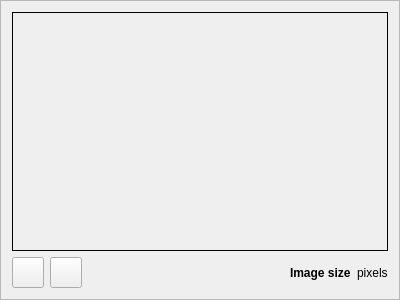
<?xml version="1.0" encoding="UTF-8"?>
<ui version="4.0">
 <class>FrameImageSelector</class>
 <widget class="QFrame" name="FrameImageSelector">
  <property name="geometry">
   <rect>
    <x>0</x>
    <y>0</y>
    <width>400</width>
    <height>300</height>
   </rect>
  </property>
  <property name="windowTitle">
   <string>Frame</string>
  </property>
  <property name="frameShape">
   <enum>QFrame::StyledPanel</enum>
  </property>
  <property name="frameShadow">
   <enum>QFrame::Raised</enum>
  </property>
  <layout class="QVBoxLayout" name="verticalLayout">
   <item>
    <widget class="ImageWidget" name="imageWidget">
     <property name="sizePolicy">
      <sizepolicy hsizetype="Expanding" vsizetype="Expanding">
       <horstretch>0</horstretch>
       <verstretch>0</verstretch>
      </sizepolicy>
     </property>
     <property name="frameShape">
      <enum>QFrame::Box</enum>
     </property>
     <property name="frameShadow">
      <enum>QFrame::Plain</enum>
     </property>
    </widget>
   </item>
   <item>
    <layout class="QHBoxLayout" name="horizontalLayout">
     <item>
      <widget class="ToolButtonSelectImageFromLocal" name="toolButtonFromLocal">
       <property name="iconSize">
        <size>
         <width>24</width>
         <height>24</height>
        </size>
       </property>
      </widget>
     </item>
     <item>
      <widget class="ToolButtonSelectImageFromHistory" name="toolButtonFromHistory">
       <property name="iconSize">
        <size>
         <width>24</width>
         <height>24</height>
        </size>
       </property>
      </widget>
     </item>
     <item>
      <spacer name="horizontalSpacer">
       <property name="orientation">
        <enum>Qt::Horizontal</enum>
       </property>
       <property name="sizeHint" stdset="0">
        <size>
         <width>40</width>
         <height>20</height>
        </size>
       </property>
      </spacer>
     </item>
     <item>
      <widget class="QLabel" name="label">
       <property name="font">
        <font>
         <weight>75</weight>
         <bold>true</bold>
        </font>
       </property>
       <property name="text">
        <string>Image size</string>
       </property>
      </widget>
     </item>
     <item>
      <widget class="QLabel" name="labelImageSize">
       <property name="text">
        <string>pixels</string>
       </property>
      </widget>
     </item>
    </layout>
   </item>
  </layout>
 </widget>
 <customwidgets>
  <customwidget>
   <class>ImageWidget</class>
   <extends>QFrame</extends>
   <header>ImageWidget/ImageWidget.h</header>
   <container>1</container>
  </customwidget>
  <customwidget>
   <class>ToolButtonSelectImageFromLocal</class>
   <extends>QToolButton</extends>
   <header>SelectImage/ToolButtonSelectImageFromLocal.h</header>
  </customwidget>
  <customwidget>
   <class>ToolButtonSelectImageFromHistory</class>
   <extends>QToolButton</extends>
   <header>SelectImage/ToolButtonSelectImageFromHistory.h</header>
  </customwidget>
 </customwidgets>
 <resources/>
 <connections/>
</ui>
